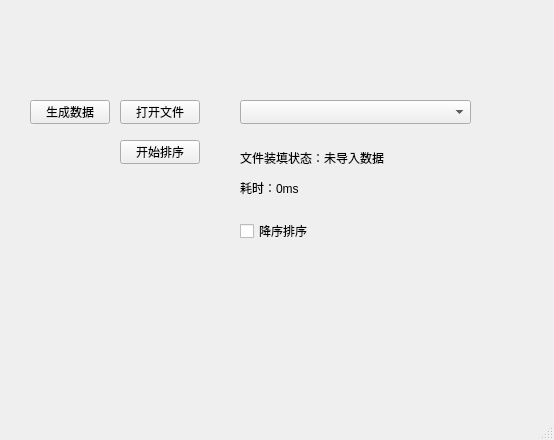
<?xml version="1.0" encoding="UTF-8"?>
<ui version="4.0">
 <class>SortWindow</class>
 <widget class="QMainWindow" name="SortWindow">
  <property name="geometry">
   <rect>
    <x>0</x>
    <y>0</y>
    <width>554</width>
    <height>440</height>
   </rect>
  </property>
  <property name="minimumSize">
   <size>
    <width>554</width>
    <height>440</height>
   </size>
  </property>
  <property name="maximumSize">
   <size>
    <width>554</width>
    <height>440</height>
   </size>
  </property>
  <property name="windowTitle">
   <string>排序</string>
  </property>
  <widget class="QWidget" name="centralwidget">
   <widget class="QPushButton" name="pushButton">
    <property name="geometry">
     <rect>
      <x>120</x>
      <y>100</y>
      <width>80</width>
      <height>24</height>
     </rect>
    </property>
    <property name="text">
     <string>打开文件</string>
    </property>
   </widget>
   <widget class="QPushButton" name="pushButton_2">
    <property name="geometry">
     <rect>
      <x>120</x>
      <y>140</y>
      <width>80</width>
      <height>24</height>
     </rect>
    </property>
    <property name="text">
     <string>开始排序</string>
    </property>
   </widget>
   <widget class="QComboBox" name="comboBox_algo">
    <property name="geometry">
     <rect>
      <x>240</x>
      <y>100</y>
      <width>231</width>
      <height>24</height>
     </rect>
    </property>
   </widget>
   <widget class="QLabel" name="label_status">
    <property name="geometry">
     <rect>
      <x>240</x>
      <y>150</y>
      <width>231</width>
      <height>16</height>
     </rect>
    </property>
    <property name="text">
     <string>文件装填状态：未导入数据</string>
    </property>
    <property name="wordWrap">
     <bool>false</bool>
    </property>
   </widget>
   <widget class="QLabel" name="label_timer">
    <property name="geometry">
     <rect>
      <x>240</x>
      <y>180</y>
      <width>221</width>
      <height>16</height>
     </rect>
    </property>
    <property name="text">
     <string>耗时：0ms</string>
    </property>
   </widget>
   <widget class="QCheckBox" name="checkBox_dec">
    <property name="geometry">
     <rect>
      <x>240</x>
      <y>220</y>
      <width>81</width>
      <height>22</height>
     </rect>
    </property>
    <property name="text">
     <string>降序排序</string>
    </property>
   </widget>
   <widget class="QPushButton" name="pushButton_genData">
    <property name="geometry">
     <rect>
      <x>30</x>
      <y>100</y>
      <width>80</width>
      <height>24</height>
     </rect>
    </property>
    <property name="text">
     <string>生成数据</string>
    </property>
   </widget>
  </widget>
  <widget class="QMenuBar" name="menubar">
   <property name="geometry">
    <rect>
     <x>0</x>
     <y>0</y>
     <width>554</width>
     <height>21</height>
    </rect>
   </property>
  </widget>
  <widget class="QStatusBar" name="statusbar"/>
 </widget>
 <resources/>
 <connections/>
</ui>
